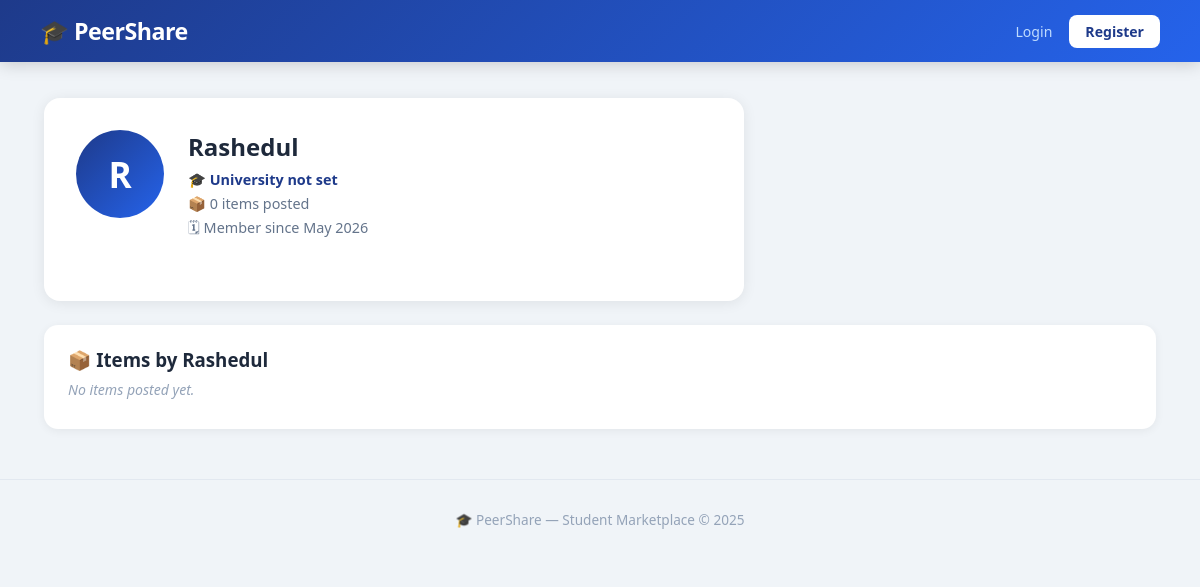
Before: /user/Rashedul/ with the older database file.
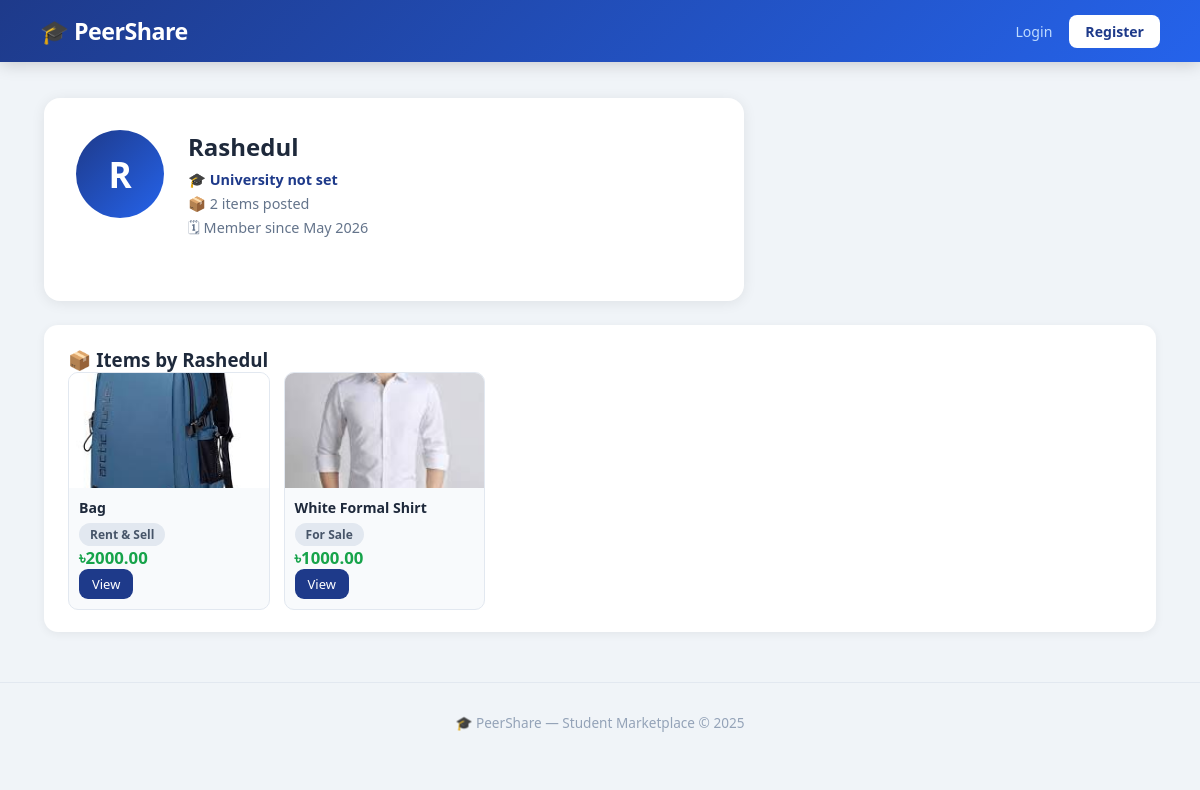
After: the same page with the newer database file.
### user/models.py (models this page shows, shortened)
class Profile(models.Model):
    UNIVERSITY_CHOICES = [
        ('farmgate', 'University of Asia Pacific'),
        ('dhaka', 'University of Dhaka'),
        ('buet',  'BUET'),
        ('nsu',   'North South University'),
        ('bracu', 'BRAC University'),
        ('cuet',  'CUET'),
        ('ruet',  'RUET'),
        ('other', 'Other'),
    ]
    user        = models.OneToOneField(
                    settings.AUTH_USER_MODEL,
                    on_delete=models.CASCADE,
                    related_name='profile'
                  )
    bio         = models.TextField(blank=True, null=True)
    profile_pic = models.ImageField(
                    upload_to='profiles/',
                    blank=True, null=True
                  )
    university  = models.CharField(
                    max_length=100,
                    choices=UNIVERSITY_CHOICES,
                    blank=True
                  )
    phone       = models.CharField(max_length=20, blank=True)
    location    = models.CharField(max_length=100, blank=True)
    joined_at   = models.DateTimeField(auto_now_add=True)
    def get_total_items(self):
        return self.user.items.count()
    def get_average_rating(self):
        from marketplace.models import Review
        reviews = Review.objects.filter(item__owner=self.user)
        if reviews.exists():
            return round(
                sum(r.rating for r in reviews) / reviews.count(), 1
            )
        return None

### accounts/models.py (models this page shows, shortened)
class CustomUser(AbstractUser):
    university_email = models.EmailField(
        unique=True,
        blank=True,
        default=''
    )
    is_verified = models.BooleanField(default=False)

### marketplace/models.py (models this page shows, shortened)
class Item(models.Model):
    CATEGORY_CHOICES = [
        ('rent', 'For Rent'),
        ('sell', 'For Sale'),
        ('both', 'Rent & Sell'),
    ]
    owner = models.ForeignKey(
                     settings.AUTH_USER_MODEL,
                     on_delete=models.CASCADE,
                     related_name='items'
                   )
    title = models.CharField(max_length=200)
    description  = models.TextField()
    price  = models.DecimalField(
                     max_digits=10, decimal_places=2
                   )
    category = models.CharField(
                     max_length=10, choices=CATEGORY_CHOICES
                   )
    image = models.ImageField(
                     upload_to='items/',
                     null=True, blank=True
                   )
    is_available = models.BooleanField(default=True)
    created_at   = models.DateTimeField(auto_now_add=True)

### user/views.py (the view)
# urls.py: path('<str:username>/',  views.public_profile, name='public_profile'),
def public_profile(request, username):
    viewed_user = get_object_or_404(User, username=username)
    profile     = get_object_or_404(Profile, user=viewed_user)
    user_items  = Item.objects.filter(
                    owner=viewed_user
                  ).order_by('-created_at')
    return render(request, 'user/public_profile.html', {
        'viewed_user': viewed_user,
        'profile':     profile,
        'user_items':  user_items,
    })

### templates/user/public_profile.html (shortened to what this page needs)
{% extends 'base.html' %}
{% block content %}
<div class="profile-card">
  <div class="profile-top">
    {% if profile.profile_pic %}
      <img src="{{ profile.profile_pic.url }}"
           class="avatar-lg" alt="Profile">
    {% else %}
      <div class="avatar-lg-placeholder">
        {{ viewed_user.username|first|upper }}
      </div>
    {% endif %}
    <div class="profile-info">
      <h2>{{ viewed_user.username }}</h2>
      <p class="univ-label">
        🎓 {{ profile.get_university_display|default:"University not set" }}
      </p>
      <p>📦 {{ profile.get_total_items }} items posted</p>
      <p>🗓 Member since {{ profile.joined_at|date:"M Y" }}</p>
    </div>
  </div>
</div>
<div class="db-section">
  <h3>📦 Items by {{ viewed_user.username }}</h3>
  {% if user_items %}
  <div class="mini-grid">
    {% for item in user_items %}
    <div class="mini-card">
      {% if item.image %}
        <img src="{{ item.image.url }}" alt="{{ item.title }}">
      {% else %}
        <div class="mini-no-img">📦</div>
      {% endif %}
      <div class="mini-body">
        <strong>{{ item.title }}</strong>
        <span class="badge">{{ item.get_category_display }}</span>
        <p class="price">৳{{ item.price }}</p>
        <a href="/item/{{ item.pk }}/" class="btn small">View</a>
      </div>
    </div>
    {% endfor %}
  </div>
  {% else %}
    <p class="empty-msg">No items posted yet.</p>
  {% endif %}
</div>
{% endblock %}

Changed rows visible on the page:
computed for Profile "University not set": get_total_items "0" → "2"
added Item: image (picture), title "Bag", category "Rent & Sell", price "2000.00"
added Item: image (picture), title "White Formal Shirt", category "For Sale", price "1000.00"
Other visible differences:
text no longer shown: "No items posted yet."
